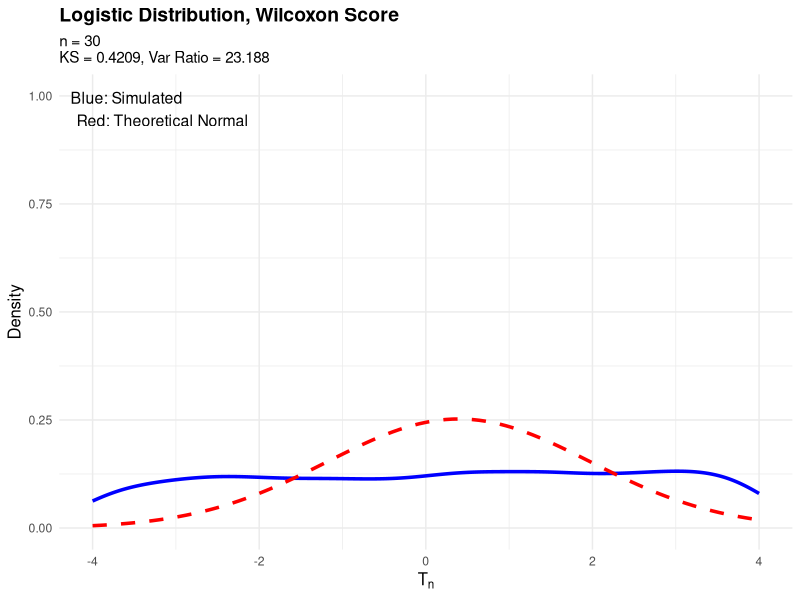
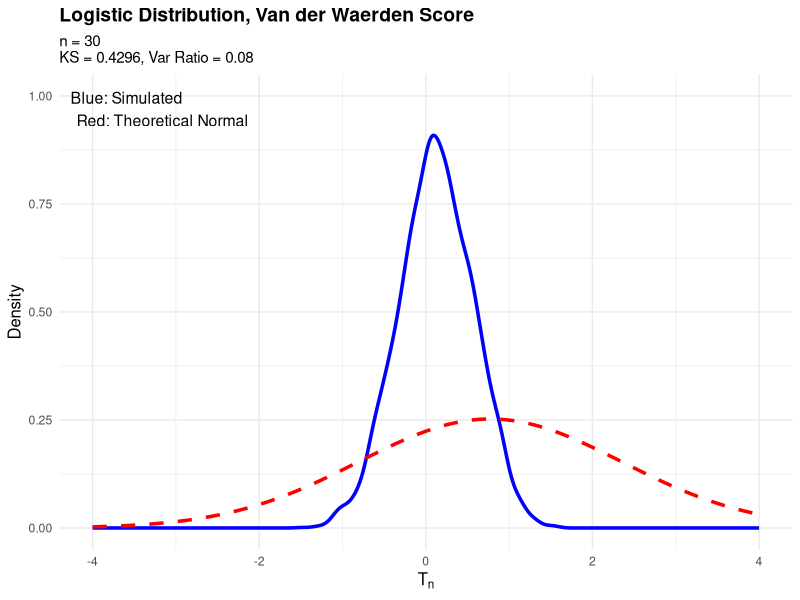
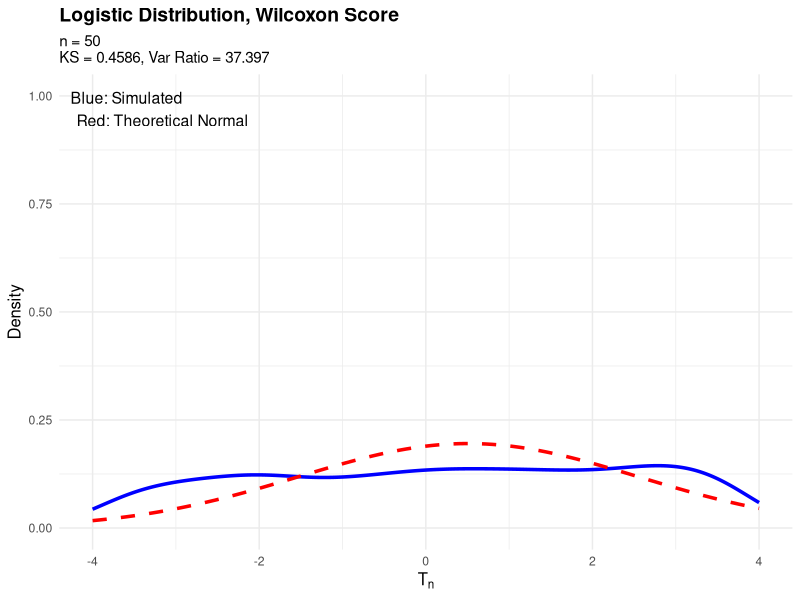
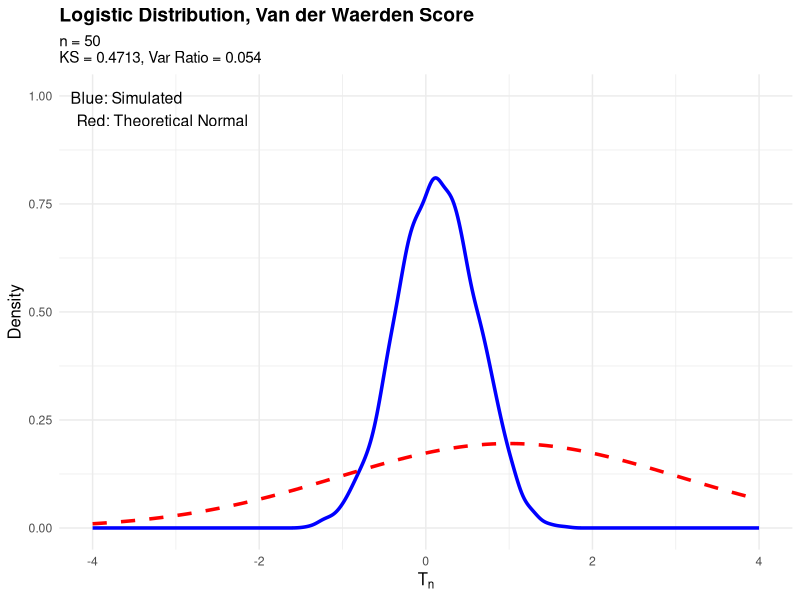

These figures' R source, in order:
# ============================================================================
# Le Cam's Lemma Validation - Two-Sample Rank Tests
# ============================================================================

# Load libraries
library(ggplot2)
library(dplyr)
library(tidyverse)

# ============================================================================
# PART 1: THEORETICAL PARAMETERS
# ============================================================================

# Standardized g0 values
g0_wilcoxon_normal <- (1 / (2 * sqrt(pi))) * sqrt(3)    # 0.4886
g0_wilcoxon_logistic <- (1 / 6) * sqrt(3)               # 0.2887
g0_vdw_normal <- 1                                      # 1.0000
g0_vdw_logistic <- 1 / sqrt(pi)                         # 0.5642

# sigma2_psi
sigma2_psi_normal <- 1
sigma2_psi_logistic <- 1/3

# Function to compute theoretical parameters
compute_params <- function(n, dist, score) {
  
  if (dist == "normal" && score == "wilcoxon") {
    g0 <- g0_wilcoxon_normal
    sigma2_psi <- sigma2_psi_normal
  } else if (dist == "logistic" && score == "wilcoxon") {
    g0 <- g0_wilcoxon_logistic
    sigma2_psi <- sigma2_psi_logistic
  } else if (dist == "normal" && score == "vdw") {
    g0 <- g0_vdw_normal
    sigma2_psi <- sigma2_psi_normal
  } else if (dist == "logistic" && score == "vdw") {
    g0 <- g0_vdw_logistic
    sigma2_psi <- sigma2_psi_logistic
  }
  
  n1 <- n / 2
  n2 <- n / 2
  theta_n <- 1 / sqrt(n)
  
  # Theoretical mean and variance under alternative
  # Note: The 1/sqrt(n) is already in the test statistic!
  mu_n <- theta_n * (n1 * n2 / n) * g0
  sigma2_n <- (n1 * n2 / n) * sigma2_psi
  sigma_n <- sqrt(sigma2_n)
  
  return(list(
    mu_n = mu_n, 
    sigma_n = sigma_n, 
    sigma2_n = sigma2_n,
    theta_n = theta_n, 
    g0 = g0, 
    sigma2_psi = sigma2_psi,
    n1 = n1, 
    n2 = n2,
    n = n,
    dist = dist,
    score = score
  ))
}

# ============================================================================
# PART 2: SIMULATION FUNCTIONS (CORRECTED!)
# ============================================================================

generate_data <- function(n1, n2, dist, theta_n) {
  if (dist == "normal") {
    X <- rnorm(n1, 0, 1)
    Y <- rnorm(n2, theta_n, 1)
  } else if (dist == "logistic") {
    X <- rlogis(n1, 0, 1)
    Y <- rlogis(n2, theta_n, 1)
  }
  return(c(X, Y))
}

compute_T <- function(pooled, n1, n2, score) {
  n <- n1 + n2
  ranks <- rank(pooled, ties.method = "average")
  
  if (score == "wilcoxon") {
    # STANDARDIZED Wilcoxon: sqrt(3) * ranks
    scores <- sqrt(3) * ranks
  } else if (score == "vdw") {
    # Van der Waerden: already standardized
    scores <- qnorm(ranks / (n + 1))
  }
  
  c <- c(rep(0, n1), rep(1, n2))
  c_bar <- mean(c)
  
  # CRITICAL: Divide by sqrt(n) to match asymptotic theory
  T_n <- (1 / sqrt(n)) * sum((c - c_bar) * scores)
  #T_n <- (1 / sqrt(n)) * sum(c  * scores)
  return(T_n)
}

# ============================================================================
# PART 3: RUN SIMULATION
# ============================================================================

run_simulation <- function(n, dist, score, M = 10000, verbose = TRUE) {
  
  params <- compute_params(n, dist, score)
  
  if (verbose) {
    dist_name <- tools::toTitleCase(dist)
    score_name <- ifelse(score == "wilcoxon", "Wilcoxon", "Van der Waerden")
    cat(sprintf("Running: %s, %s, n = %d\n", dist_name, score_name, n))
  }
  
  set.seed(123 + n + 100 * (dist == "logistic") + 1000 * (score == "vdw"))
  
  T_stats <- numeric(M)
  for (r in 1:M) {
    pooled <- generate_data(params$n1, params$n2, dist, params$theta_n)
    T_stats[r] <- compute_T(pooled, params$n1, params$n2, score)
  }
  
  # Empirical moments
  T_mean <- mean(T_stats)
  T_var <- var(T_stats)
  T_sd <- sd(T_stats)
  
  # KS distance
  F_emp <- ecdf(T_stats)
  F_theory <- function(x) pnorm(x, mean = params$mu_n, sd = params$sigma_n)
  ks_values <- sapply(T_stats, function(x) abs(F_emp(x) - F_theory(x)))
  ks <- max(ks_values)
  
  if (verbose) {
    cat(sprintf("  mu_theory = %.4f, mu_emp = %.4f\n", params$mu_n, T_mean))
    cat(sprintf("  sigma_theory = %.4f, sigma_emp = %.4f\n", params$sigma_n, T_sd))
    cat(sprintf("  KS = %.4f\n", ks))
    cat(sprintf("  Var Ratio = %.4f\n", T_var / params$sigma2_n))
  }
  
  return(list(
    T_stats = T_stats,
    mu_n = params$mu_n,
    sigma_n = params$sigma_n,
    sigma2_n = params$sigma2_n,
    T_mean = T_mean,
    T_var = T_var,
    T_sd = T_sd,
    ks = ks,
    n = n,
    dist = dist,
    score = score,
    M = M
  ))
}

# ============================================================================
# PART 4: DENSITY PLOT
# ============================================================================

plot_density <- function(n, dist, score, M = 10000) {
  
  result <- run_simulation(n, dist, score, M, verbose = TRUE)
  
  df <- data.frame(T = result$T_stats)
  
  dist_name <- tools::toTitleCase(result$dist)
  score_name <- ifelse(result$score == "wilcoxon", "Wilcoxon", "Van der Waerden")
  
  p <- ggplot(df, aes(x = T)) +
    geom_density(color = "blue", size = 1.2, kernel = "gaussian") +
    stat_function(
      fun = dnorm, 
      args = list(mean = result$mu_n, sd = result$sigma_n),
      color = "red", size = 1.2, linetype = "dashed"
    ) +
    xlim(-4,4) + 
    ylim(0,1) +
    labs(
      title = paste(dist_name, "Distribution,", score_name, "Score"),
      subtitle = paste0(
        "n = ", result$n,
        "\nKS = ", round(result$ks, 4),
        ", Var Ratio = ", round(result$T_var / result$sigma2_n, 3)
      ),
      x = expression(T[n]),
      y = "Density"
    ) +
    annotate(
      "text", 
      x = -Inf, 
      y = Inf, 
      label = "Blue: Simulated\nRed: Theoretical Normal",
      hjust = -0.1, 
      vjust = 1.5, 
      size = 4
    ) +
    theme_minimal() +
    theme(
      plot.title = element_text(size = 14, face = "bold"),
      plot.subtitle = element_text(size = 11),
      axis.title = element_text(size = 12)
    )
  
  return(p)
}

# ============================================================================
# PART 5: COMPARISON PLOT
# ============================================================================
# 
# plot_comparison <- function(n, dist, M = 10000) {
#   
#   dist_name <- tools::toTitleCase(dist)
#   
#   cat("\n========================================\n")
#   cat(dist_name, "COMPARISON at n =", n, "\n")
#   cat("========================================\n")
#   
#   result_w <- run_simulation(n, dist, "wilcoxon", M, verbose = TRUE)
#   result_v <- run_simulation(n, dist, "vdw", M, verbose = TRUE)
#   
#   df_w <- data.frame(T = result_w$T_stats, Score = "Wilcoxon")
#   df_v <- data.frame(T = result_v$T_stats, Score = "Van der Waerden")
#   df_all <- rbind(df_w, df_v)
#   
#   p <- ggplot(df_all, aes(x = T, color = Score, fill = Score)) +
#     geom_density(alpha = 0.3, size = 1.2, kernel = "gaussian") +
#     stat_function(
#       fun = dnorm, 
#       args = list(mean = result_w$mu_n, sd = result_w$sigma_n),
#       color = "blue", size = 0.8, linetype = "dashed"
#     ) +
#     stat_function(
#       fun = dnorm, 
#       args = list(mean = result_v$mu_n, sd = result_v$sigma_n),
#       color = "red", size = 0.8, linetype = "dashed"
#     ) +
#     xlim(-2,2) + 
#     ylim(0,1) +
#     labs(
#       title = paste(dist_name, "Distribution - Comparison at n =", n),
#       subtitle = paste0(
#         "Wilcoxon KS = ", round(result_w$ks, 4), 
#         ", VdW KS = ", round(result_v$ks, 4)
#       ),
#       x = expression(T[n]),
#       y = "Density"
#     ) +
#     scale_color_manual(values = c("Wilcoxon" = "blue", "Van der Waerden" = "red")) +
#     scale_fill_manual(values = c("Wilcoxon" = "blue", "Van der Waerden" = "red")) +
#     theme_minimal() +
#     theme(
#       plot.title = element_text(size = 14, face = "bold"),
#       plot.subtitle = element_text(size = 12),
#       axis.title = element_text(size = 12),
#       legend.position = "bottom"
#     )
#   
#   cat("\n========================================\n")
#   cat("FINAL SUMMARY\n")
#   cat("========================================\n")
#   cat(sprintf("Wilcoxon KS:     %.4f (Var Ratio = %.3f)\n", 
#               result_w$ks, result_w$T_var / result_w$sigma2_n))
#   cat(sprintf("Van der Waerden KS: %.4f (Var Ratio = %.3f)\n", 
#               result_v$ks, result_v$T_var / result_v$sigma2_n))
#   
#   if (result_w$ks < result_v$ks) {
#     cat("\n✓ Wilcoxon performs BETTER for", dist_name, "\n")
#   } else {
#     cat("\n✓ Van der Waerden performs BETTER for", dist_name, "\n")
#   }
#   cat("========================================\n\n")
#   
#   return(p)
# }

# ============================================================================
# RUN THE SIMULATIONS
# ============================================================================

cat("\n")
cat("========================================\n")
cat("RUNNING CORRECTED SIMULATIONS\n")
cat("========================================\n\n")

# Test one scenario first
plot_density(n = 30, dist = "logistic", score = "wilcoxon", M = 5000)
plot_density(n = 30, dist = "logistic", score = "vdw", M = 5000)

plot_density(n = 50, dist = "logistic", score = "wilcoxon", M = 5000)
plot_density(n = 50, dist = "logistic", score = "vdw", M = 5000)




# 
# 
# 
# 
# # Then compare
# plot_comparison(n = 30, dist = "logistic", M = 5000)
# plot_comparison(n = 100, dist = "logistic", M = 5000)
# plot_comparison(n = 30, dist = "normal", M = 5000)
# plot_comparison(n = 100, dist = "normal", M = 5000)
# 
# # ============================================================================
# # END OF SCRIPT
# # ============================================================================
